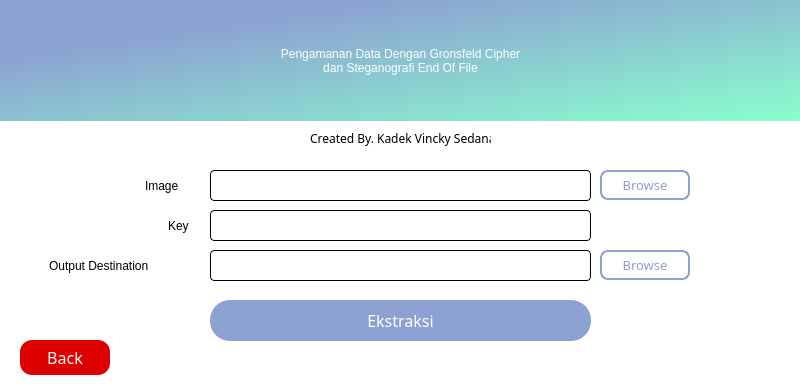
<?xml version="1.0" encoding="UTF-8"?>
<ui version="4.0">
 <class>Dialog</class>
 <widget class="QDialog" name="Dialog">
  <property name="geometry">
   <rect>
    <x>0</x>
    <y>0</y>
    <width>800</width>
    <height>390</height>
   </rect>
  </property>
  <property name="windowTitle">
   <string>Dialog</string>
  </property>
  <property name="styleSheet">
   <string notr="true">background-color: #fff</string>
  </property>
  <widget class="QLabel" name="Title">
   <property name="geometry">
    <rect>
     <x>0</x>
     <y>0</y>
     <width>801</width>
     <height>121</height>
    </rect>
   </property>
   <property name="styleSheet">
    <string notr="true">background-color: qlineargradient(spread:pad, x1:0.0395455, y1:0.034, x2:1, y2:1, stop:0.193182 rgba(140, 160, 210, 255), stop:1 rgba(137, 255, 205, 255));
font: 57 16pt &quot;Poppins Medium&quot;;
color: rgb(255, 255, 255);</string>
   </property>
   <property name="text">
    <string>Pengamanan Data Dengan Gronsfeld Cipher
dan Steganografi End Of File</string>
   </property>
   <property name="alignment">
    <set>Qt::AlignCenter</set>
   </property>
  </widget>
  <widget class="QLabel" name="label_2">
   <property name="geometry">
    <rect>
     <x>145</x>
     <y>170</y>
     <width>61</width>
     <height>31</height>
    </rect>
   </property>
   <property name="styleSheet">
    <string notr="true">font: 57 12pt &quot;Poppins Medium&quot;;</string>
   </property>
   <property name="text">
    <string>Image</string>
   </property>
  </widget>
  <widget class="QLabel" name="label_3">
   <property name="geometry">
    <rect>
     <x>168</x>
     <y>210</y>
     <width>31</width>
     <height>31</height>
    </rect>
   </property>
   <property name="styleSheet">
    <string notr="true">font: 57 12pt &quot;Poppins Medium&quot;;</string>
   </property>
   <property name="text">
    <string>Key</string>
   </property>
  </widget>
  <widget class="QLabel" name="label_4">
   <property name="geometry">
    <rect>
     <x>49</x>
     <y>250</y>
     <width>151</width>
     <height>31</height>
    </rect>
   </property>
   <property name="styleSheet">
    <string notr="true">font: 57 12pt &quot;Poppins Medium&quot;;</string>
   </property>
   <property name="text">
    <string>Output Destination</string>
   </property>
  </widget>
  <widget class="QLineEdit" name="image">
   <property name="geometry">
    <rect>
     <x>210</x>
     <y>170</y>
     <width>381</width>
     <height>31</height>
    </rect>
   </property>
   <property name="font">
    <font>
     <family>SF UI  Text</family>
     <pointsize>10</pointsize>
    </font>
   </property>
   <property name="styleSheet">
    <string notr="true">QLineEdit{
border: 1px solid;
border-radius: 4px;
padding-left: 8px;
padding-right: 8px;
background-color: #fff;
}

QLineEdit:hover{
border: 1px solid rgb(161, 185, 241)
}

QLineEdit:focus{
border: 1px solid rgb(161, 185, 241)
}</string>
   </property>
   <property name="text">
    <string/>
   </property>
  </widget>
  <widget class="QLineEdit" name="key">
   <property name="geometry">
    <rect>
     <x>210</x>
     <y>210</y>
     <width>381</width>
     <height>31</height>
    </rect>
   </property>
   <property name="font">
    <font>
     <family>SF UI  Text</family>
     <pointsize>10</pointsize>
    </font>
   </property>
   <property name="styleSheet">
    <string notr="true">QLineEdit{
border: 1px solid;
border-radius: 4px;
padding-left: 8px;
padding-right: 8px;
background-color: #fff;
}

QLineEdit:hover{
border: 1px solid rgb(161, 185, 241)
}

QLineEdit:focus{
border: 1px solid rgb(161, 185, 241)
}</string>
   </property>
   <property name="text">
    <string/>
   </property>
   <property name="echoMode">
    <enum>QLineEdit::Password</enum>
   </property>
  </widget>
  <widget class="QLineEdit" name="outputname">
   <property name="geometry">
    <rect>
     <x>210</x>
     <y>250</y>
     <width>381</width>
     <height>31</height>
    </rect>
   </property>
   <property name="font">
    <font>
     <family>SF UI  Text</family>
     <pointsize>10</pointsize>
    </font>
   </property>
   <property name="styleSheet">
    <string notr="true">QLineEdit{
border: 1px solid;
border-radius: 4px;
padding-left: 8px;
padding-right: 8px;
background-color: #fff;
}

QLineEdit:hover{
border: 1px solid rgb(161, 185, 241)
}

QLineEdit:focus{
border: 1px solid rgb(161, 185, 241)
}</string>
   </property>
   <property name="text">
    <string/>
   </property>
  </widget>
  <widget class="QPushButton" name="browse2">
   <property name="geometry">
    <rect>
     <x>600</x>
     <y>170</y>
     <width>90</width>
     <height>30</height>
    </rect>
   </property>
   <property name="font">
    <font>
     <family>Poppins</family>
     <pointsize>10</pointsize>
    </font>
   </property>
   <property name="styleSheet">
    <string notr="true">QPushButton{
border: 2px solid rgb(140, 160, 210);
border-radius: 8px;
color: rgb(140, 160, 210);
}

QPushButton:hover{
border: 2px solid rgb(163, 188, 245);
color: rgb(163, 188, 245);
}</string>
   </property>
   <property name="text">
    <string>Browse</string>
   </property>
  </widget>
  <widget class="QPushButton" name="save">
   <property name="geometry">
    <rect>
     <x>600</x>
     <y>250</y>
     <width>90</width>
     <height>30</height>
    </rect>
   </property>
   <property name="font">
    <font>
     <family>Poppins</family>
     <pointsize>10</pointsize>
    </font>
   </property>
   <property name="styleSheet">
    <string notr="true">QPushButton{
border: 2px solid rgb(140, 160, 210);
border-radius: 8px;
color: rgb(140, 160, 210);
}

QPushButton:hover{
border: 2px solid rgb(163, 188, 245);
color: rgb(163, 188, 245);
}</string>
   </property>
   <property name="text">
    <string>Browse</string>
   </property>
  </widget>
  <widget class="QPushButton" name="proses">
   <property name="geometry">
    <rect>
     <x>210</x>
     <y>300</y>
     <width>381</width>
     <height>41</height>
    </rect>
   </property>
   <property name="font">
    <font>
     <family>Poppins Medium</family>
     <pointsize>12</pointsize>
    </font>
   </property>
   <property name="styleSheet">
    <string notr="true">QPushButton {
border-radius: 20px;
	background-color: rgb(140, 160, 210);
color: rgb(255, 255, 255);
}

QPushButton:hover{
background-color: rgb(163, 188, 245)
}</string>
   </property>
   <property name="text">
    <string>Ekstraksi</string>
   </property>
  </widget>
  <widget class="QPushButton" name="Back">
   <property name="geometry">
    <rect>
     <x>20</x>
     <y>340</y>
     <width>90</width>
     <height>35</height>
    </rect>
   </property>
   <property name="font">
    <font>
     <family>Poppins</family>
     <pointsize>12</pointsize>
    </font>
   </property>
   <property name="styleSheet">
    <string notr="true">QPushButton{
background-color: rgb(222, 0, 0);
border-radius: 12px;
color: rgb(255, 255, 255);
}

QPushButton:hover{
background-color: rgb(255, 0, 0)
}</string>
   </property>
   <property name="text">
    <string>Back</string>
   </property>
  </widget>
  <widget class="QLabel" name="label">
   <property name="geometry">
    <rect>
     <x>310</x>
     <y>130</y>
     <width>181</width>
     <height>16</height>
    </rect>
   </property>
   <property name="font">
    <font>
     <family>SF UI  Text</family>
    </font>
   </property>
   <property name="styleSheet">
    <string notr="true">QLabel{
background-color: #fff;
}</string>
   </property>
   <property name="text">
    <string>Created By. Kadek Vincky Sedana</string>
   </property>
  </widget>
 </widget>
 <resources/>
 <connections/>
</ui>
